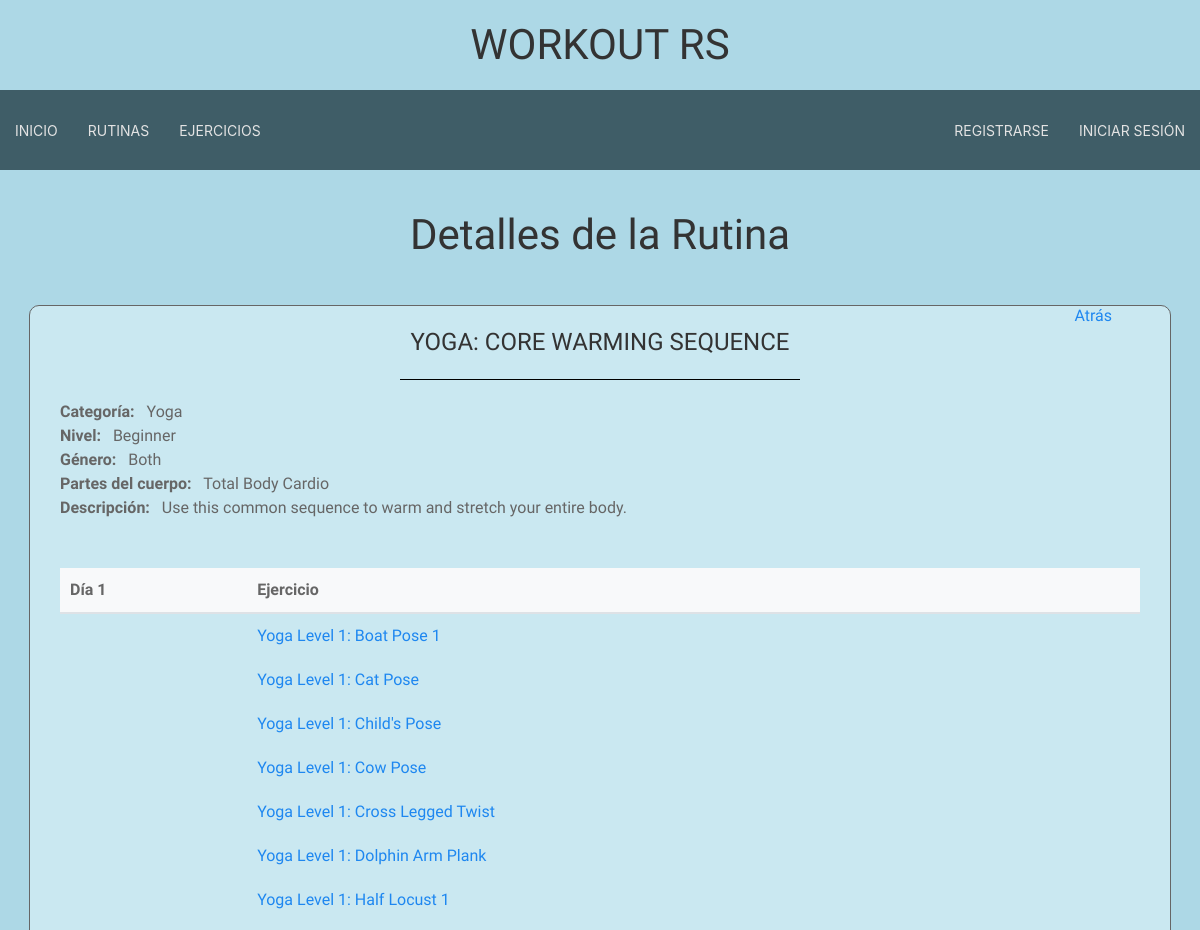
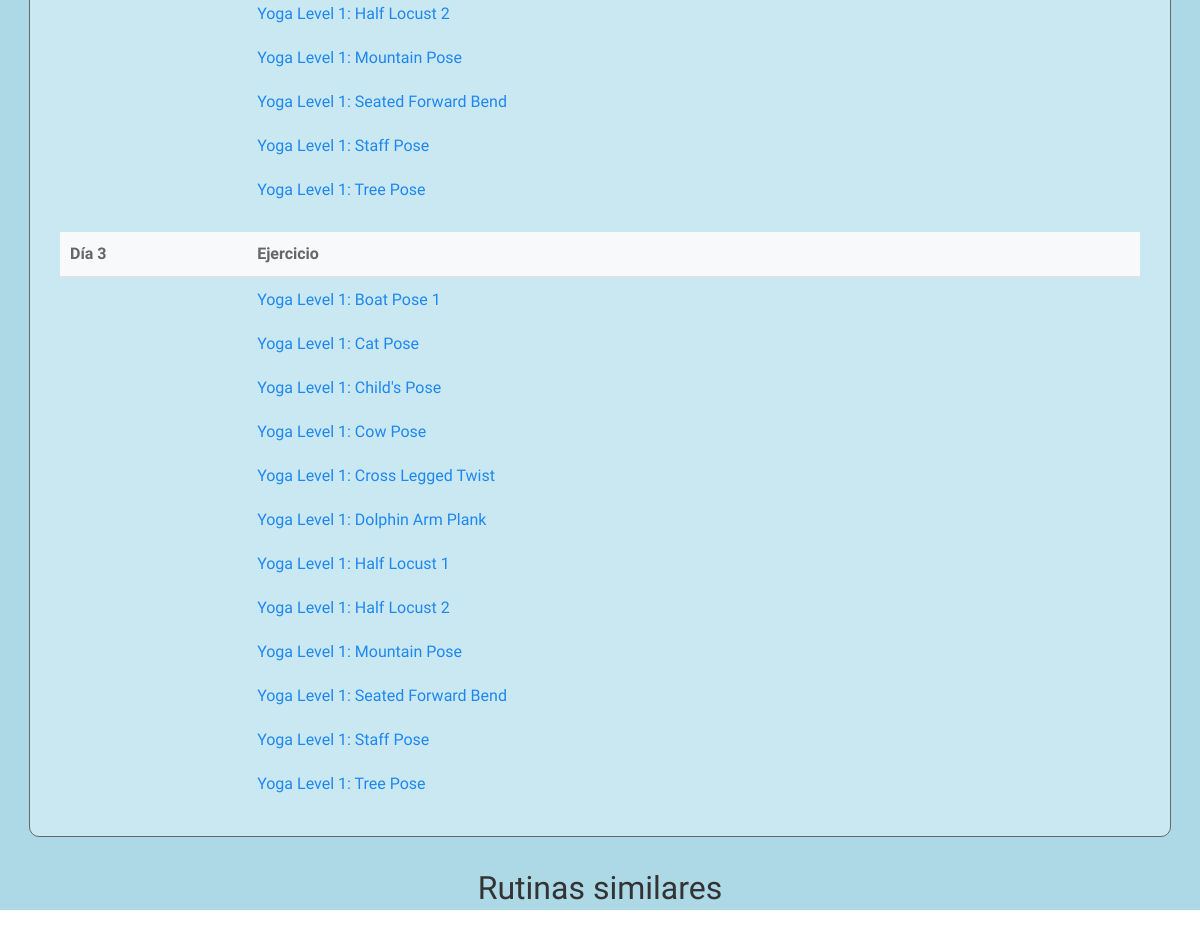
The page /rutina/1 on the database its author committed (2 pictures, top to bottom).
### main/models.py (models this page shows, shortened)
class Workout(models.Model):
    workoutName = models.TextField(verbose_name="Workout name")
    workoutCategory = models.CharField(max_length=200, verbose_name="Workout Category", null=True)
    level = models.CharField(max_length=30, verbose_name="Level", null=True)
    gender = models.CharField(max_length=30, verbose_name="Gender", null=True)
    bodyPart = models.CharField(max_length=100, verbose_name="Body Part", null=True)
    description = models.TextField(verbose_name="Description", null=True, blank=True)
    day1 = models.ManyToManyField(Exercise, related_name="day1_routine", blank=True)
    day2 = models.ManyToManyField(Exercise, related_name="day2_routine", blank=True)
    day3 = models.ManyToManyField(Exercise, related_name="day3_routine", blank=True)
    day4 = models.ManyToManyField(Exercise, related_name="day4_routine", blank=True)
    day5 = models.ManyToManyField(Exercise, related_name="day5_routine", blank=True)
    day6 = models.ManyToManyField(Exercise, related_name="day6_routine", blank=True)
    day7 = models.ManyToManyField(Exercise, related_name="day7_routine", blank=True)
    class Meta:
        ordering = ['workoutName']

class Exercise(models.Model):
    exerciseName = models.TextField(verbose_name='Exercise name')
    exerciseCategory = models.CharField(max_length=200, verbose_name='Exercise Category', null=True)
    priMuscles = models.ManyToManyField(Muscle, related_name='primary', verbose_name='Primary Muscles')
    secMuscles = models.ManyToManyField(Muscle, related_name='secondary', verbose_name='Secondary Muscles')
    video = models.URLField(verbose_name='Video', null=True)
    instructions = models.TextField(verbose_name='Instructions', null=True)
    class Meta:
        ordering = ('exerciseName', )

### main/views.py (the view)
# urls.py: path('rutina/<int:id>', views.workout_detail, name='detalles_rutina'),
def workout_detail(request, id):
    rutina = get_object_or_404(Workout, id=id)
    days = [
        rutina.day1.all(),
        rutina.day2.all(),
        rutina.day3.all(),
        rutina.day4.all(),
        rutina.day5.all(),
        rutina.day6.all(),
        rutina.day7.all(),
    ]
    rutinasRec = []
    if rutina:
        rutinasRec = recommend_workouts(id)
        for rutina in rutinasRec:
            rutina['idWorkout'] = rutina.get('id')
    context = {
        'rutina': rutina,
        'rutinas': rutinasRec,
        'days': days,
        'STATIC_URL': settings.STATIC_URL,
    }
    return render(request, 'rutina.html', context)

### main/recommendations/recommendations.py (called while the page is built)
def calcular_similitud(items, id_item, campos, top_n=5):
    textos = [
        " ".join(str(item[campo]) for campo in campos if item.get(campo))
        for item in items
    ]
    vectorizer = CountVectorizer()
    X = vectorizer.fit_transform(textos)
    similitudes = cosine_similarity(X)
    idx_base = next(i for i, item in enumerate(items) if item["id"] == id_item)
    similares = sorted(
        enumerate(similitudes[idx_base]),
        key=lambda x: x[1],
        reverse=True
    )
    recomendaciones = [
        items[i] for i, sim in similares if i != idx_base
    ][:top_n]
    return recomendaciones

### main/views.py (called while the page is built)
def recommend_workouts(id):
    rutinas = list(Workout.objects.all().values(
        "id", "workoutName", "workoutCategory", "level", "gender", "bodyPart", "description"
    ))
    recomendaciones = calcular_similitud(rutinas, id, ["workoutName", "workoutCategory", "level", "gender", "bodyPart"], 5)
    return recomendaciones

### main/templates/rutina.html (shortened to what this page needs)
{% extends 'master.html' %}
{% block titulo %} Detalles de la Rutina {% endblock %}
{% block contenido %}
<br>
<div class="card mb-4 shadow-sm" style="justify-items: center; padding-bottom: 1px;">
    <div class="card-body" style="
        display: flex;
        justify-content: space-between;
        margin-bottom: 30px;
        background-color: #cae8f1;
        padding: 10px;
        width: 90%;
        flex-direction: column;
        padding-inline: 30px;
        border: 1px solid;
        border-radius: 10px;
    ">
        <div style="
        position: absolute;
        right: 11vh;
        top: 38vh;">
            <a href="javascript:history.back()">Atrás</a>
        </div>
        <div class="card-text" style="justify-items: center; padding-top: 10px;">
            <h3 class="card-title">{{ rutina.workoutName }}</h3>
            <hr style="
                width: 50vh;
                border-top: 1px solid black;
            ">
        </div>
        <div class="info" style="
            display: flex;
            justify-content: space-between;
        ">
            <div style="
                align-self: center;
            ">
                <strong>Categoría: &nbsp;</strong> {{ rutina.workoutCategory }}<br>
                <strong>Nivel: &nbsp;</strong> {{ rutina.level|default:"N/A" }}<br>
                <strong>Género: &nbsp;</strong> {{ rutina.gender|default:"N/A" }}<br>
                <strong>Partes del cuerpo: &nbsp;</strong> {{ rutina.bodyPart|default:"N/A" }}<br>
                <strong>Descripción: &nbsp;</strong> {{ rutina.description|default:"N/A" }}<br>
            </div>
        </div>
        <div class="info" style="
            display: flex;
            flex-direction: column;
            justify-content: center;
        ">
            <br><br>
            {% for day in days %}
                {% if day|length > 0 %}
                    <div class="table-container" style="margin-bottom: 20px;">
                        <table class="table" style="width: 100%; border-collapse: collapse;">
                            <thead>
                                <tr style="background-color: #f8f9fa; text-align: left; border-bottom: 2px solid #dee2e6;">
                                    <th style="padding: 10px; font-weight: bold;">Día {{ forloop.counter }}</th>
                                    <th style="padding: 10px; font-weight: bold;">Ejercicio</th>
                                </tr>
                            </thead>
                            <tbody>
                                {% for exercise in day %}
                                    <tr>
                                        <td style="padding: 10px; color: #495057;"></td>
                                        <td style="padding: 10px; color: #495057;"><a href='/ejercicio/{{exercise.id}}'> {{ exercise.exerciseName }}</a></td>
                                    </tr>
                                {% endfor %}
                            </tbody>
                        </table>
                    </div>
                {% endif %}
            {% endfor %}
        </div>
    </div>
</div>
<div>
    <h2 style="text-align: center">Rutinas similares</h2>
</div>
{% endblock %}

### main/templates/master.html (shortened to what this page needs)
{% load static %}
<!DOCTYPE html>
<html lang='es'>
  <head>
    <link rel="stylesheet" href="{% static 'css/uikit.min.css' %}" />
    <link rel="stylesheet" href="{% static 'css/master.css' %}" />
    <link rel="stylesheet" href="https://cdnjs.cloudflare.com/ajax/libs/font-awesome/5.15.3/css/all.min.css">
  </head>
  <body>
    <div style="background-color: lightblue; min-height: 100vh; box-sizing: border-box;">
      <h1 style="text-align:center; padding-top:20px">WORKOUT RS</h1>
      <nav class="uk-navbar-container" uk-navbar style="background-color: #3f5d67">
        <div class="uk-navbar-left">
          <ul class="uk-navbar-nav">
            <li class="uk-active"><a style="color: #e3e3e3" href="#">Inicio</a>
            </li>
            <li><a style="color: #e3e3e3" href="#">Rutinas</a>
            </li>
            <li><a style="color: #e3e3e3" href="#">Ejercicios</a>
            </li>
          </ul>
        </div>
        <div class="uk-navbar-right">
          {% if user.is_authenticated %}
            <ul class="uk-navbar-nav">
              <li class="uk-active">
                <a style="color: #e3e3e3" href="#">{{ user.username }}</a>
                <div class="uk-navbar-dropdown">
                  <ul class="uk-nav uk-navbar-dropdown-nav">
                    <li><a style="color: #e3e3e3" href="/perfil">Perfil</a></li>
                    <li><a style="color: #e3e3e3" href="/favoritos">Favoritos</a></li>
                  </ul>
                </div>
              </li>
              <li>
                <a style="color: #e3e3e3" href="#" onclick="document.getElementById('logout-form').submit();">Cerrar Sesión</a>
                <form id="logout-form" method="post" action="{% url 'logout' %}" style="display: none;">
                  {% csrf_token %}
                </form>
              </li>
            </ul>
          {% else %}
            <ul class="uk-navbar-nav">
              <li><a style="color: #e3e3e3" href="/register">Registrarse</a></li>
              <li><a style="color: #e3e3e3" href="/login">Iniciar sesión</a></li>
            </ul>
          {% endif %}
        </div>
      </nav>
      <h1 style="text-align:center;">{% block titulo %} {% endblock %}</h1>
      {% block contenido %}{% endblock %}
    </div>
  </body>
</html>

### static/css/master.css (style rules this page uses)
h1, h2, h3, h4, h5, h6 { font-family: "Oswald", serif; font-optical-sizing: auto; font-weight: 400; font-style: normal; }
body, option, select, input { font-family: 'Exo 2', serif; }
hr { border-color: lightblue; }

### rows shown on the page
Workout: workoutName "YOGA: CORE WARMING SEQUENCE", workoutCategory "Yoga", level "Beginner", gender "Both", bodyPart "Total Body Cardio", description "Use this common sequence to warm and stretch your entire body."
Exercise: exerciseName "Yoga Level 1: Boat Pose 1"
Exercise: exerciseName "Yoga Level 1: Cat Pose"
Exercise: exerciseName "Yoga Level 1: Child's Pose"
Exercise: exerciseName "Yoga Level 1: Cow Pose"
Exercise: exerciseName "Yoga Level 1: Cross Legged Twist"
Exercise: exerciseName "Yoga Level 1: Dolphin Arm Plank"
Exercise: exerciseName "Yoga Level 1: Half Locust 1"
Exercise: exerciseName "Yoga Level 1: Half Locust 2"
Exercise: exerciseName "Yoga Level 1: Mountain Pose"
Exercise: exerciseName "Yoga Level 1: Seated Forward Bend"
Exercise: exerciseName "Yoga Level 1: Staff Pose"
Exercise: exerciseName "Yoga Level 1: Tree Pose"
